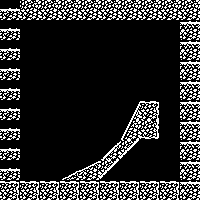

This game map was drawn from its Tiled (.tmx) file and the tilesets committed beside it. A one-line description and the trimmed map source follow:
An orthogonal 10x10 tile map with 20x20 px tiles, 1 tile layer (tiles).

<map version="1.2" tiledversion="1.3.1" orientation="orthogonal" renderorder="right-down" compressionlevel="-1" width="10" height="10" tilewidth="20" tileheight="20" infinite="0" nextlayerid="2" nextobjectid="1">
 <tileset firstgid="1" source="tileset cave 2.tsx" />
 <layer id="1" name="tiles" width="10" height="10">
  <data>[100 cells, 45 non-empty, 11 distinct tile ids]</data>
 </layer>
</map>